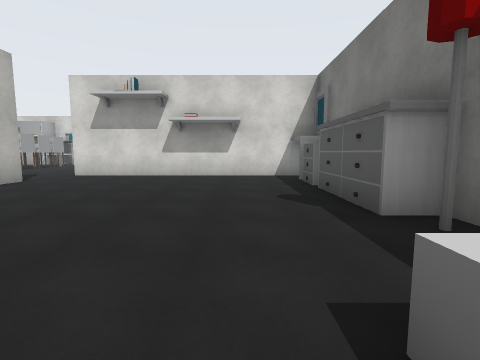
[1] (above)

20 first-person views from a walk through a 3-D level made in the Unity game engine. The camera is 1.4 m above the floor, tilts 6° down and sees 85° across. The floor is counted in squares, 2 m on a side. Each view is taken from the middle of a square. On the plan, view 1 faces up. The plan holds only what a view shows up to about 9 squares ahead; the rest is blank. The place goes on beyond the plan. Some animated figures are left out. Some surface patterns are stand-ins.

[2]
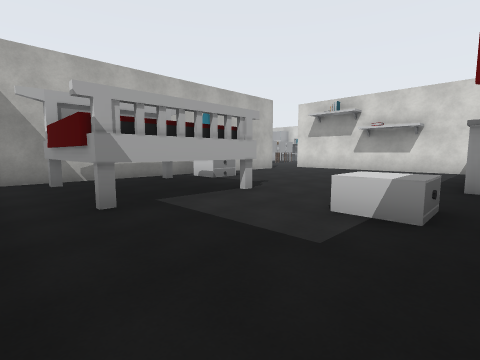

[3]
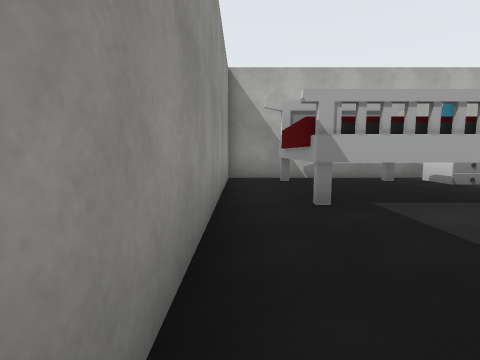

[4]
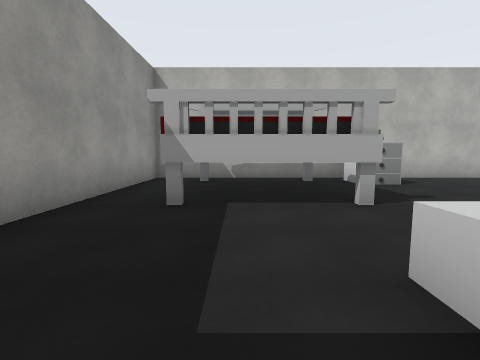

[5]
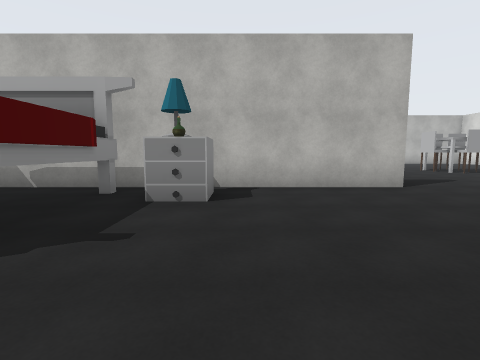

[6]
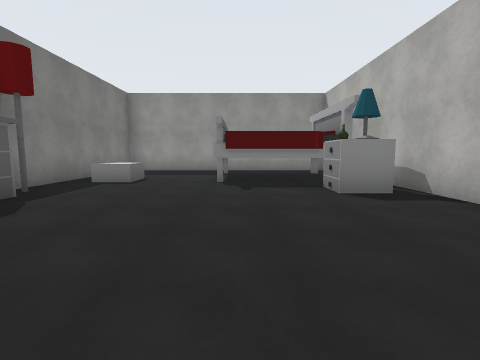

[7]
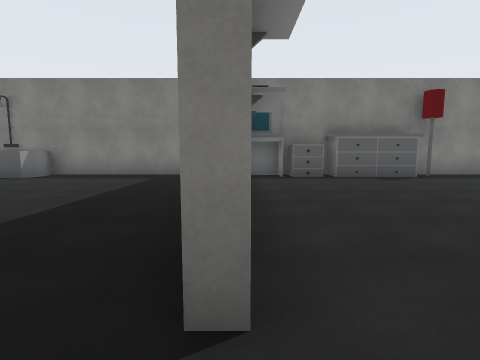

[8]
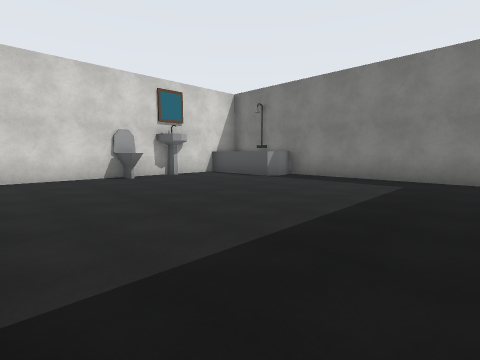

[9]
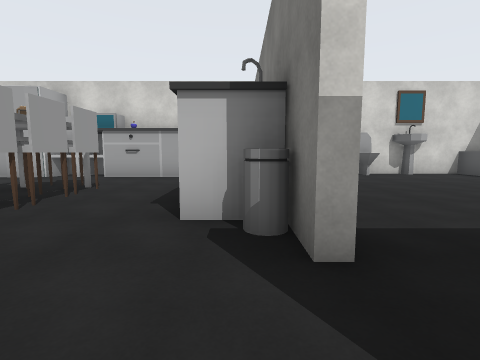

[10]
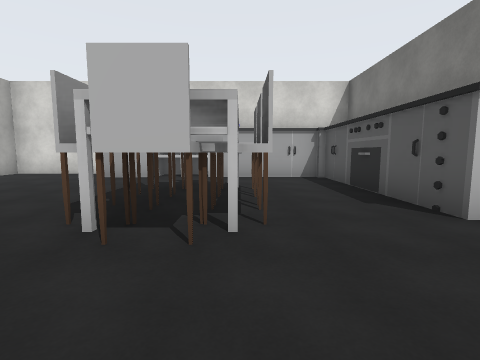

[11]
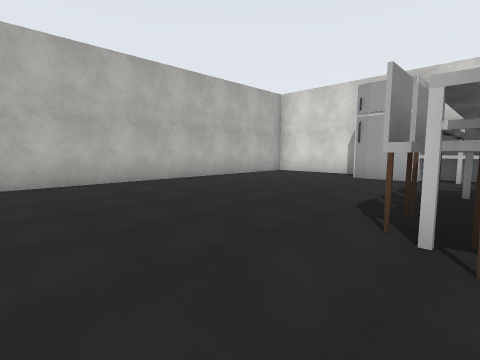

[12]
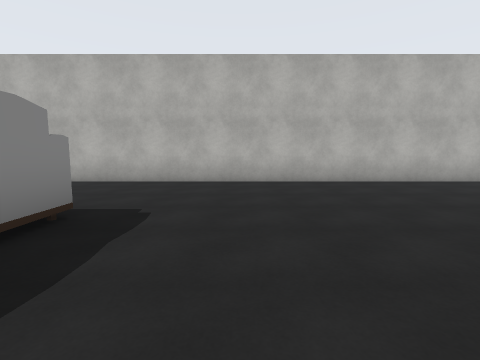

[13]
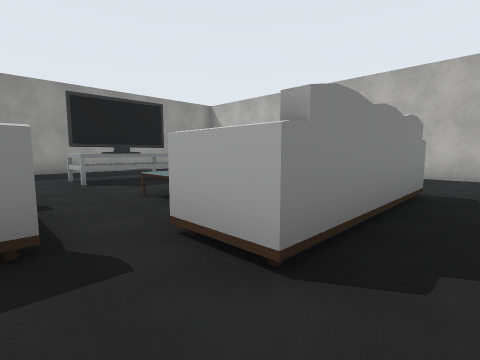

[14]
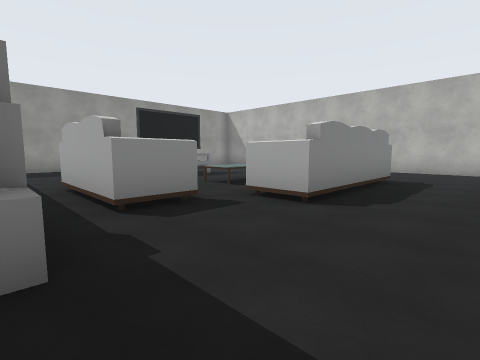

[15]
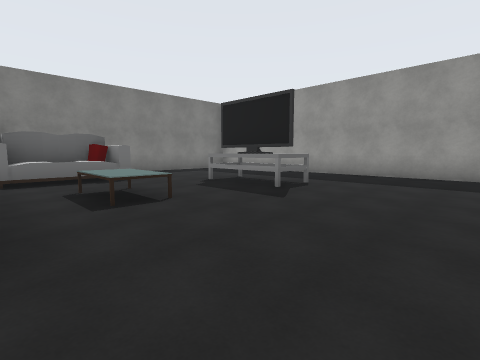

[16]
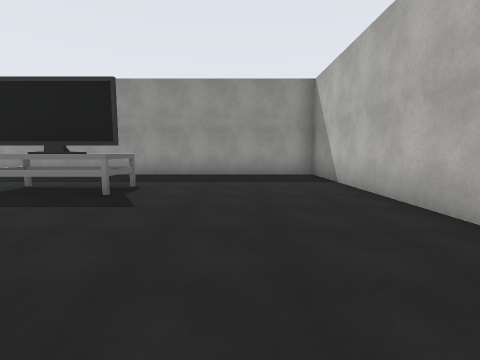

[17]
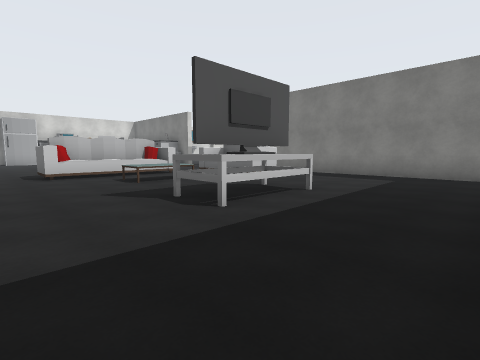

[18]
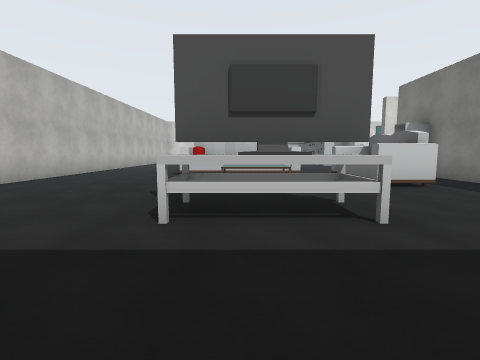

[19]
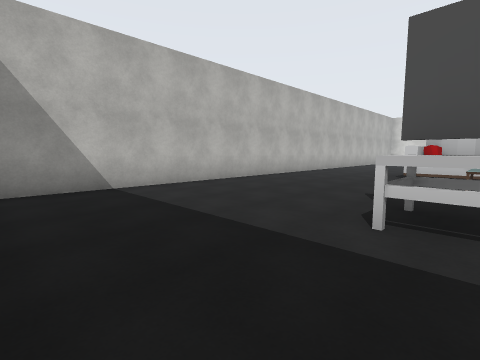

[20]
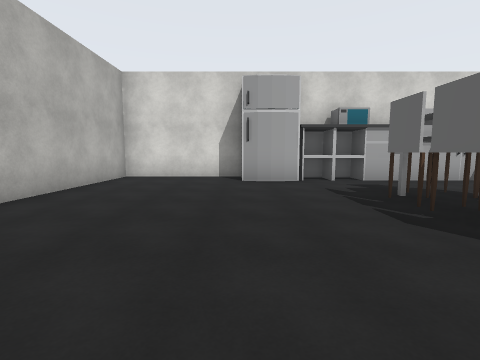

### Floor plan
Points are (right, up) in squares from view 1. A wall is a line through its corners. A room is listed if a view was taken in it or the views show most of it. See-through windows are left out.
Room 1 (views 1, 2, 3, 4, 5, 6)
walls: (-5.3, 4.5) (-5.3, -3.3) (1.8, -3.3); (2.3, -2.1) (2.3, 2.4); (1.6, 8) (-5.1, 8)
ways out: opening at (-5.3, 6) to room 2
objects: other object (-4, -2) to (-2, 1); drawers (-4, 2); drawers (1, 0) to (1, 1); lamp (2, 2); other object (2, 3) to (2, 5); drawers (2, 6); mirror (2, 7)
Room 2 (views 7, 9, 10, 11, 12, 13, 14, 15, 16, 17, 18, 19, 20)
walls: (-5.5, 2.9) (-5.5, 4.4); (-5.5, 10.4) (-5.5, 10.7) (-6.6, 10.7) (-6.6, 15.5) (-9.6, 15.5); (-10.7, 15.5) (-10.7, 16.4); (-10.4, 16.3) (-11.4, 16.3) (-11.4, 15.5); (-5.5, -2.8) (-5.5, 1.4); (-10.6, 16.4) (-10.6, 15.5) (-11.5, 15.5); (-12.9, 16.6) (-16.3, 16.6) (-16.3, -3.3) (-6.4, -3.3)
ways out: opening at (-5.3, 6) to room 1; opening at (-5, 9.5) to room 3
objects: other object (-13, 5) to (-9, 6); fridge (-13, 16) to (-12, 16); other object (-11, 0) to (-10, 0); table (-11, 3) to (-10, 3); chair (-11, 11); chair (-11, 12); chair (-11, 13); chair (-10, 10); chair (-10, 13); chair (-9, 11); chair (-9, 12); chair (-9, 13); sofa (-8, 3) to (-7, 5); other object (-6, 5) to (-6, 6); bin (-6, 10)
Room 3 (view 8)
walls: (2.3, 9.2) (2.3, 15.5); (1.9, 16.6) (-4.8, 16.6)
ways out: opening at (-5, 9.5) to room 2
objects: sink (-6, 16); toilet (-2, 16); sink (-1, 16); other object (1, 14) to (2, 16)

Where each view was taken, in squares from view 1:
view 1: 0 up, 0 right, facing up
view 2: 3 down, 2 right, facing up-left
view 3: 3 down, 2 right, facing left
view 4: 1 down, 2 right, facing left
view 5: 3 up, 0 right, facing left
view 6: 7 up, 2 left, facing down
view 7: 8 up, 6 left, facing right
view 8: 9 up, 5 left, facing up-right
view 9: 8 up, 6 left, facing up
view 10: 8 up, 9 left, facing up
view 11: 8 up, 10 left, facing up-left
view 12: 8 up, 10 left, facing left
view 13: 7 up, 8 left, facing down-left
view 14: 8 up, 6 left, facing down-left
view 15: 5 up, 15 left, facing down-right
view 16: 5 up, 14 left, facing down
view 17: 3 down, 14 left, facing up-right
view 18: 3 down, 11 left, facing up
view 19: 3 down, 11 left, facing up-left
view 20: 9 up, 13 left, facing up
